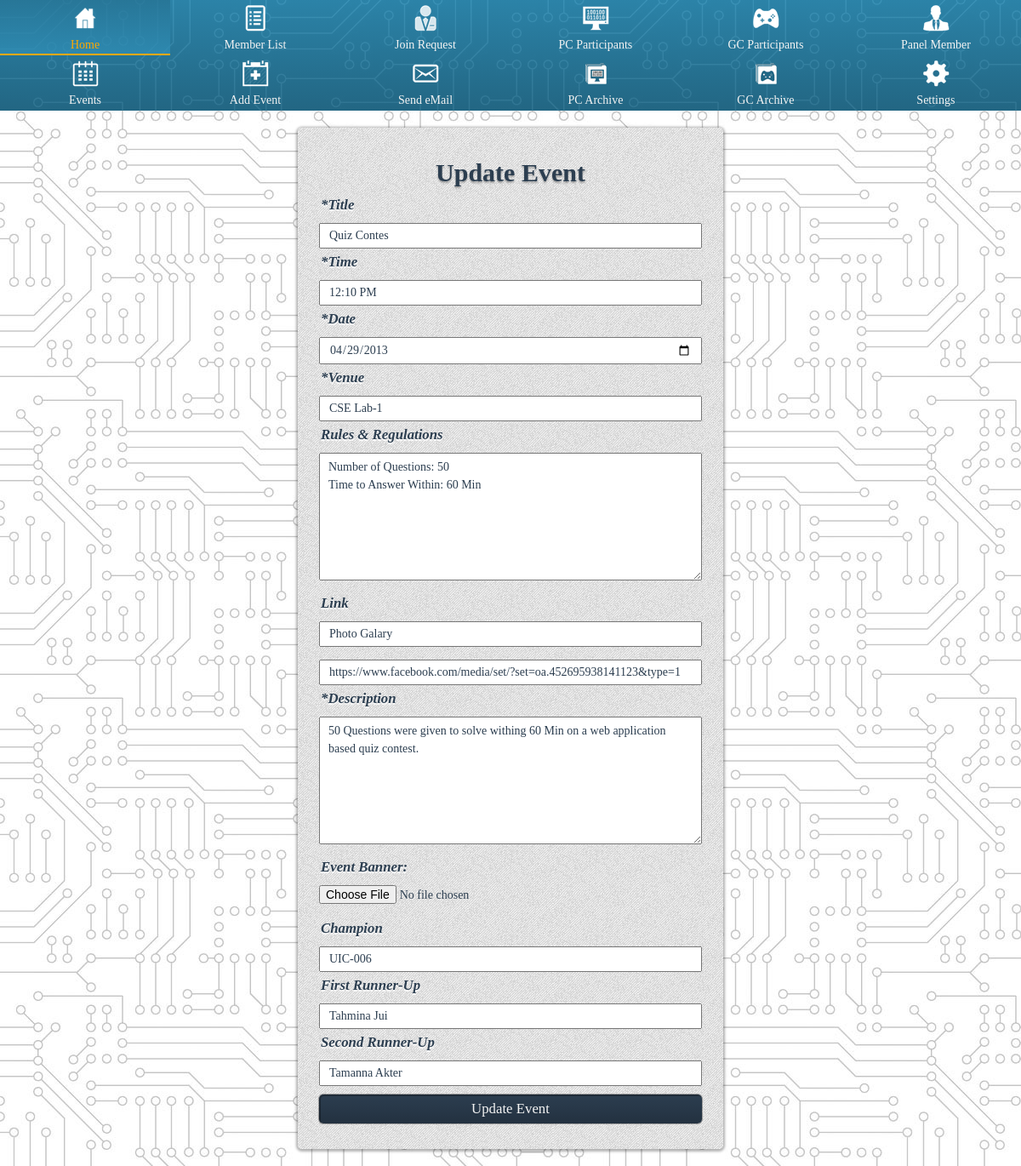
The page /admin/eventupdate.php?Event_ID=2 (signed in) on the database its author committed.
### tables this page shows
CREATE TABLE IF NOT EXISTS `events` (
  `Event_ID` int(11) NOT NULL,
  `Title` varchar(100) NOT NULL,
  `TimeNDate` datetime NOT NULL,
  `Venue` varchar(100) NOT NULL,
  `Rules` text,
  `LinkName` varchar(100) DEFAULT NULL,
  `Link` text,
  `Description` text NOT NULL,
  `Image` varchar(100) NOT NULL DEFAULT 'img/evntimg.jpg',
  `FirstPlace` varchar(120) DEFAULT NULL,
  `SecondPlace` varchar(120) DEFAULT NULL,
  `ThirdPlace` varchar(120) DEFAULT NULL,
  `EventCreated` timestamp NOT NULL DEFAULT CURRENT_TIMESTAMP,
  PRIMARY KEY (`Event_ID`)
);

### includes/config.php (called while the page is built, shortened)
<?php
	function pure_it($data){
	  $data = trim($data);
	  $data = stripslashes($data);
	  $data = htmlspecialchars($data);
	  return $data;
	}
?>
<?php require_once BASE_PATH . "classes/Database.php" ?>

### classes/Database.php (called while the page is built, shortened)
<?php
	class Database {
		private $db;
		public function connect(){
			$this->db = new mysqli(DB_HOST, DB_USER, DB_PASS, DB_NAME);
		}
		public function query($sql){
			return $this->db->query($sql);
		}
		public function fetch($result){
			return mysqli_fetch_assoc($result);
		}
		public function search_all($tableName, $criteria, $value){
			$sql = "SELECT * FROM $tableName WHERE $criteria='$value'";
			$result = $this->query($sql);
			return $this->fetch($result);
		}
	}
?>

### classes/Event.php (called while the page is built, shortened)
<?php
	class Event {
		protected $Event_ID;
		protected $db;
		function __construct($ID){
			$this->db = new Database();
			$this->Event_ID = $ID;
			$this->getEventInfo();
		}
		protected function getEventInfo(){
			return $this->EventInfo = $this->db->search_all('events', 'Event_ID', $this->Event_ID);
		}
	}
?>

### admin/eventupdate.php (the view, shortened to what this page needs)
<?php require_once "../includes/config.php"		; ?>
<?php require_once "../classes/Event.php"		; ?>
<?php require_once '../includes/updateevent.php'; ?>
<!DOCTYPE html>
<html class="">
<head>
    <link rel="stylesheet" href="css/admin.css" />
</head>
<body>
	<?php require_once 'adminnav.php'; ?>
    <main>
    	<?php
			if(isset($_GET['Event_ID'])){
				$Event = new Event(pure_it($_GET['Event_ID']));
				extract($Event->EventInfo);
				$D= new DateTime($TimeNDate);
				$Time = $D->format('h:i A');
				$Date = $D->format('Y-m-d');
		?>
        <section id="form-container" class="form-container">
            <div class="container">
                <div class="row">
                    <div class="columns twelve">
                        <div class="box">
                            <h2>Update Event</h2>
                            <form class="form" enctype="multipart/form-data" name="UpdateEvent" method="post"
                                action="<?= pure_it($_SERVER['PHP_SELF']).'?Event_ID='.pure_it($_GET['Event_ID']);?>">
                                <label for="Title">*Title</label>
                                <input type="text" id="Title" name="Title" placeholder="Title" value="<?= $Title; ?>" required />
                                <label for="Time">*Time</label>
                                <input type="text" id="Time" name="Time" placeholder="example: 12:00 PM" value="<?= $Time; ?>" required />
                                <label for="Date">*Date</label>
                                <input type="date" id="Date" name="Date" placeholder="example: YYYY-MM-DD" value="<?= $Date; ?>" required />
                                <label for="Venue">*Venue</label>
                                <input type="text" id="Venue" name="Venue" placeholder="Venue" value="<?= $Venue; ?>" required />
                                <label for="Rules">Rules &amp Regulations</label>
                                <textarea id="Rules" name="Rules" placeholder="Rules &amp Regulations"><?=str_replace("<br />","",$Rules);?></textarea>
                                <label for="LinkName">Link</label>
                                <input type="text" id="LinkName" name="LinkName" placeholder="Link Name" value="<?= $LinkName; ?>" />
                                <input type="text" id="Link" name="Link" placeholder="Link" value="<?= $Link; ?>" />
                                <label for="Description">*Description</label>
                                <textarea id="Description" name="Description" placeholder="Description" required><?=str_replace("<br />","",$Description);?></textarea>
                                <label for="Image">Event Banner:</label>
                                <input type="file" name="Image" id="Image" title="Maximum Image Size: 256 KB" />
                                <label for="FirstPlace">Champion</label>
                                <input type="text" id="FirstPlace" name="FirstPlace" placeholder="example: Jone Doe" value="<?= $FirstPlace; ?>" />
                                <label for="SecondPlace">First Runner-Up</label>
                                <input type="text" id="SecondPlace" name="SecondPlace" placeholder="example: Jane Doe" value="<?= $SecondPlace; ?>" />
                                <label for="ThirdPlace">Second Runner-Up</label>
                                <input type="text" id="ThirdPlace" name="ThirdPlace" placeholder="example: Jeremy Doe" value="<?= $ThirdPlace; ?>" />
                                <input type="submit" value="Update Event" name="Update_Event" />
                            </form>
                        </div>
                    </div>
                </div>
            </div>
        </section>
        <?php } ?>
    </main>
</body>
</html>

### css/admin.css (style rules this page uses)
html { font-family:sans-serif;-ms-text-size-adjust:100%;-webkit-text-size-adjust:100% }
body { margin:0 }
article,aside,details,figcaption,figure,footer,header,hgroup,main,nav,section,summary { display:block }
button,input,optgroup,select,textarea { color:inherit;font:inherit;margin:0 }
button,html input[type="button"],input[type="reset"],input[type="submit"] { -webkit-appearance:button;cursor:pointer }
input { line-height:normal }
textarea { overflow:auto }
* { -webkit-box-sizing:border-box;-moz-box-sizing:border-box;box-sizing:border-box;-webkit-font-smoothing:antialiased;font-smoothing:antialiased;margin:0;padding:0 }
html { min-height:100%;position:relative }
body { background:url("../img/circuite_white.jpg");font:14px/1.5em 'Georgia',serif;position:relative }
.container { width:90%;max-width:1230px;height:100%;margin:0 auto }
h2 { font-size:30px }
h1,h2,h3 { line-height:1.5em;padding:5px 0 }
main { overflow:hidden;min-height:100% }
.box { background:url("../img/Pattern.jpg");margin:10px;box-shadow:0 1px 3px 2px rgba(0,0,0,0.3) }
#form-container,.form-container { color:#2c3e50;margin:20px auto }
#form-container h2,.form-container h2,#form-container h3,.form-container h3 { text-align:center;text-shadow:0 2px 2px rgba(0,0,0,0.3) }
#form-container .box,.form-container .box { border-radius:5px;box-shadow:0 1px 3px 2px rgba(0,0,0,0.3);width:500px;margin:0 auto;padding:25px }
.form label { font-size:1.2em;font-style:italic;font-weight:bold;padding-left:2px;text-shadow:0 2px 1px #fff }
.form input[type=tel],.form input[type=text],.form input[type=date],.form input[type=email],.form input[type=password] { width:100%;margin:10px 0 5px;padding:5px 10px }
.form input[type=submit] { background:#2c3e50;background:-webkit-linear-gradient(#2c3e50, #233140);background:-moz-linear-gradient(#2c3e50, #233140);background:-ms-linear-gradient(#2c3e50, #233140);background:-o-linear-gradient(#2c3e50, #233140);background:linear-gradient(#2c3e50, #233140);border:none;border-radius:5px;margin:5px auto;padding:7px 10px;color:#f3f3f3;width:100%;outline:none;box-shadow:0 0 0 1px rgba(0,0,0,0.3),inset 1px 1px 0 1px rgba(0,0,0,0.3);font-size:1.2em }
.form input[type=file] { width:100%;height:35px;margin:10px 0 5px }
.form textarea { margin:10px 0;padding:5px 10px;width:100%;height:150px }
.row { width:100% }
.columns { float:left }
.columns.twelve { width:100% }
.row { *zoom:1 }
.row:before,.row:after { display:table;content:"";line-height:0 }
.row:after { clear:both }

### rows shown on the page
events: Title "Quiz Contes", Time "12:10 PM", Date "04/29/2013", Venue "CSE Lab-1", Rules "Number of Questions: 50 Time to Answer Within: 60 Min", LinkName "Photo Galary", Link "https://www.facebook.com/media/set/?set=oa.452695938141123&type=1", Description "50 Questions were given to solve withing 60 Min on a web application based quiz contest.", FirstPlace "UIC-006", SecondPlace "Tahmina Jui", ThirdPlace "Tamanna Akter"
